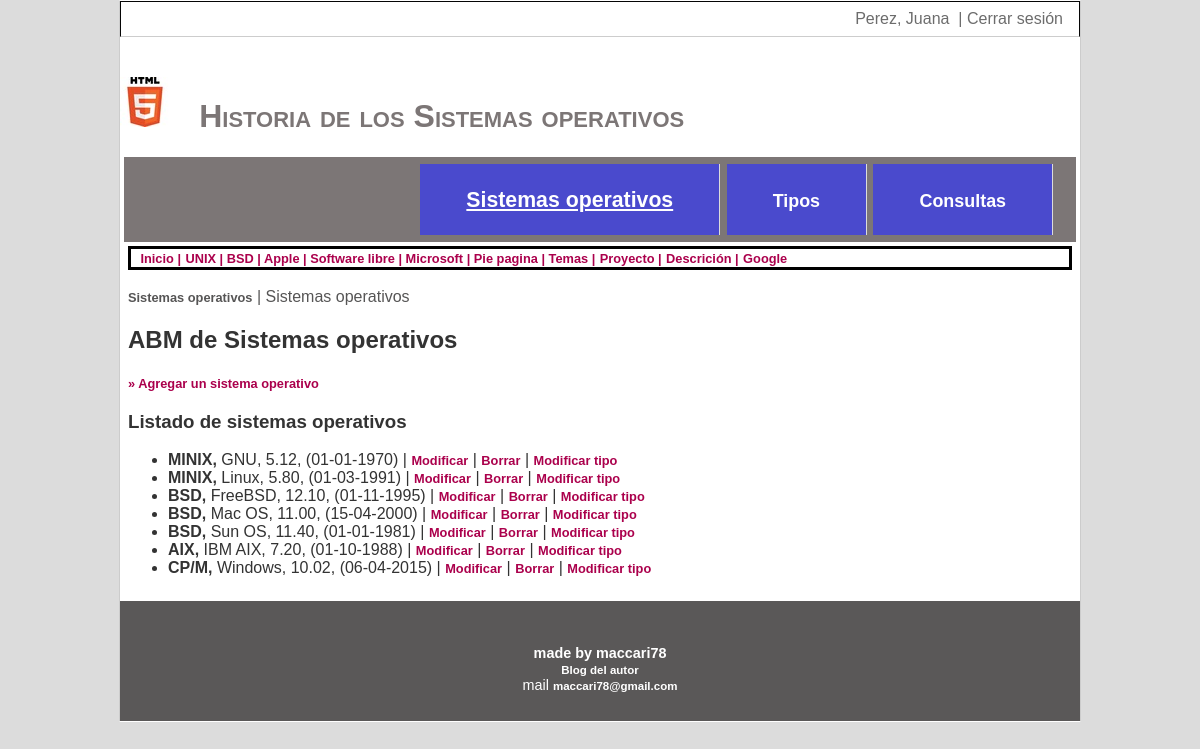
/sistop.php (signed in), run on the app's committed database.
### tables this page shows
CREATE TABLE `estado` (
  `actual` varchar(15) NOT NULL,
  `sistop_id` bigint(20) UNSIGNED NOT NULL,
  `tipo_id` bigint(20) UNSIGNED NOT NULL,
  `creacion` date NOT NULL
);

CREATE TABLE `tipo` (
  `tipo_id` bigint(20) UNSIGNED NOT NULL,
  `tipo_desc` varchar(50) NOT NULL
);

CREATE TABLE `sistop` (
  `sistop_id` bigint(20) UNSIGNED NOT NULL,
  `nombre` varchar(60) NOT NULL,
  `version` decimal(5,2) NOT NULL
);

### inc/session.php (called while the page is built, shortened)
<?php
	$user = (isset($_SESSION["user"]) && !empty($_SESSION["user"]))? trim($_SESSION["user"]):"";
?>

### sistop.php (the view, shortened to what this page needs)
<!DOCTYPE html>
<html lang="es">
<?php
	require_once 'inc/conn.php';
	require_once('inc/session.php');
	include("encabezado.php");
	include("pie.php");
	$sql = "SELECT sistop.*, estado.creacion, tipo.tipo_desc FROM sistop
			LEFT JOIN estado ON estado.sistop_id = sistop.sistop_id
			LEFT JOIN tipo ON tipo.tipo_id = estado.tipo_id
			ORDER BY tipo.tipo_id, nombre, version ";
	$rs = $db->query($sql);
	$lista="";
	if (!$rs) {
		print_r($db->errorInfo());
	} else {
		foreach($rs as $fila) {
			if (is_null($fila['tipo_desc'])) {
				$tipo = "__sin tipo__ ";
				$creacion = "";
				$agregarTipo = " <a href='sistop_tipo.php?opcion=A&sistop_id={$fila['sistop_id']}'>Agregar tipo</a> ";
			} else {
				$tipo=utf8_encode($fila['tipo_desc']);
				$creacion="(".date('d-m-Y',strtotime($fila['creacion'])).")";
				$modificarTipo=" <a href='sistop_tipo.php?opcion=M&sistop_id={$fila['sistop_id']}'>Modificar tipo</a> ";
			}
			$nombre = utf8_encode($fila['nombre']);
			$version = utf8_encode($fila['version']);
			$lista.="<li>".
					"  <strong>$tipo, </strong> ".
					"  $nombre, $version,  $creacion | ".
					"  <a href='sistop_abm.php?opcion=M&sistop_id={$fila['sistop_id']}'>Modificar</a> | ".
					"  <a href='#' onclick='javascript:borrar({$fila['sistop_id']});'>Borrar</a> | ".
					"  $modificarTipo ".
					"</li>";
		}
	}
?>
<head>
	<link rel="stylesheet" href="css/estilos.css">
</head>
<body>
	<header>
		<?php echo generar_barra(); ?>
		<div id="encab">
			<?=$titulo?>
			<?=$menu_ppal?>
		</div>
	</header>
	<main id="cuerpo">
		<div class="container">
			<nav aria-label="breadcrumb">
			<div style="border: 3px solid black; padding-left:1%; padding-right:1%;">
				<a href="index.php">Inicio |</a>
				<a href="script1.php">UNIX | </a>
				<a href="script2.php">BSD | </a>
				<a href="script3.php">Apple | </a>
				<a href="seccion4.php">Software libre | </a>
				<a href="seccion5.php">Microsoft | </a>
				<a href="#piePagina">Pie pagina | </a>
				<a href="otherStuff/2020_Examen_Final_Temas.pdf" target="_blank">Temas |</a>
				<a href="otherStuff/2020_Trabajo_Final_Proyecto.pdf" target="_blank">Proyecto |</a>
				<a href="otherStuff/descripcion.pdf" target="_blank">Descrición |</a>
				<a href="http://www.google.com" target="_blank">Google</a>
			</div><br>
			<?= $camino_nav?>
			<h2>ABM de Sistemas operativos</h2>
			<a href="sistop_abm.php?opcion=A">&raquo; Agregar un sistema operativo</a>
			<h3>Listado de sistemas operativos</h3>
			<ul>
				<?= $lista ?>
			</ul>
		</div>
	</main>
	<footer>
		<?=pie()?>
	</footer>
</body>
</html>

### css/estilos.css (style rules this page uses)
html, body, div, span, applet, object, iframe, p, blockquote, pre, a, abbr, acronym, address, big, cite, code, del, dfn, em, img, ins, kbd, q, s, samp, small, strike, sub, sup, tt, var, b, u, i, center, dl, dt, dd, ol, fieldset, form, label, legend, article, aside, canvas, details, figcaption, figure, footer, header, hgroup, menu, nav, section, summary, time, mark, audio, video { margin: 0; padding: 0; border: 0 none; outline: 0; font:inherit; vertical-align:baseline; }
strong { font-weight:bold; }
html { background-color:#DCDCDC; }
body { font-family:helvetica,arial,verdana, sans-serif; font-size:1em; background-color:#FFFFFF; color:#333; width:80%; border:1px solid #FFFFFF; border-left:1px solid #CCC; border-right:1px solid #CCCCCC; margin-left:auto; margin-right:auto; }
#cuerpo { padding:.5em; padding-top:0; }
#encab { padding-top:2.5em; }
a { font-size:0.8em; }
a:link { font-family:arial,verdana,helvetica,sans-serif; font-size:0.8em; color:#ab004c; font-weight:bold; text-decoration:none; }

### data on the page
estado: tipo.tipo_desc "MINIX", sistop_id.nombre "GNU", sistop_id.version "5.12", creacion "(01-01-1970)"
estado: tipo.tipo_desc "MINIX", sistop_id.nombre "Linux", sistop_id.version "5.80", creacion "(01-03-1991)"
estado: tipo.tipo_desc "BSD", sistop_id.nombre "FreeBSD", sistop_id.version "12.10", creacion "(01-11-1995)"
estado: tipo.tipo_desc "BSD", sistop_id.nombre "Mac OS", sistop_id.version "11.00", creacion "(15-04-2000)"
estado: tipo.tipo_desc "BSD", sistop_id.nombre "Sun OS", sistop_id.version "11.40", creacion "(01-01-1981)"
estado: tipo.tipo_desc "AIX", sistop_id.nombre "IBM AIX", sistop_id.version "7.20", creacion "(01-10-1988)"
estado: tipo.tipo_desc "CP/M", sistop_id.nombre "Windows", sistop_id.version "10.02", creacion "(06-04-2015)"

### other printed values
$_SESSION['nombre'] "Perez, Juana"
$text "Sistemas operativos"
